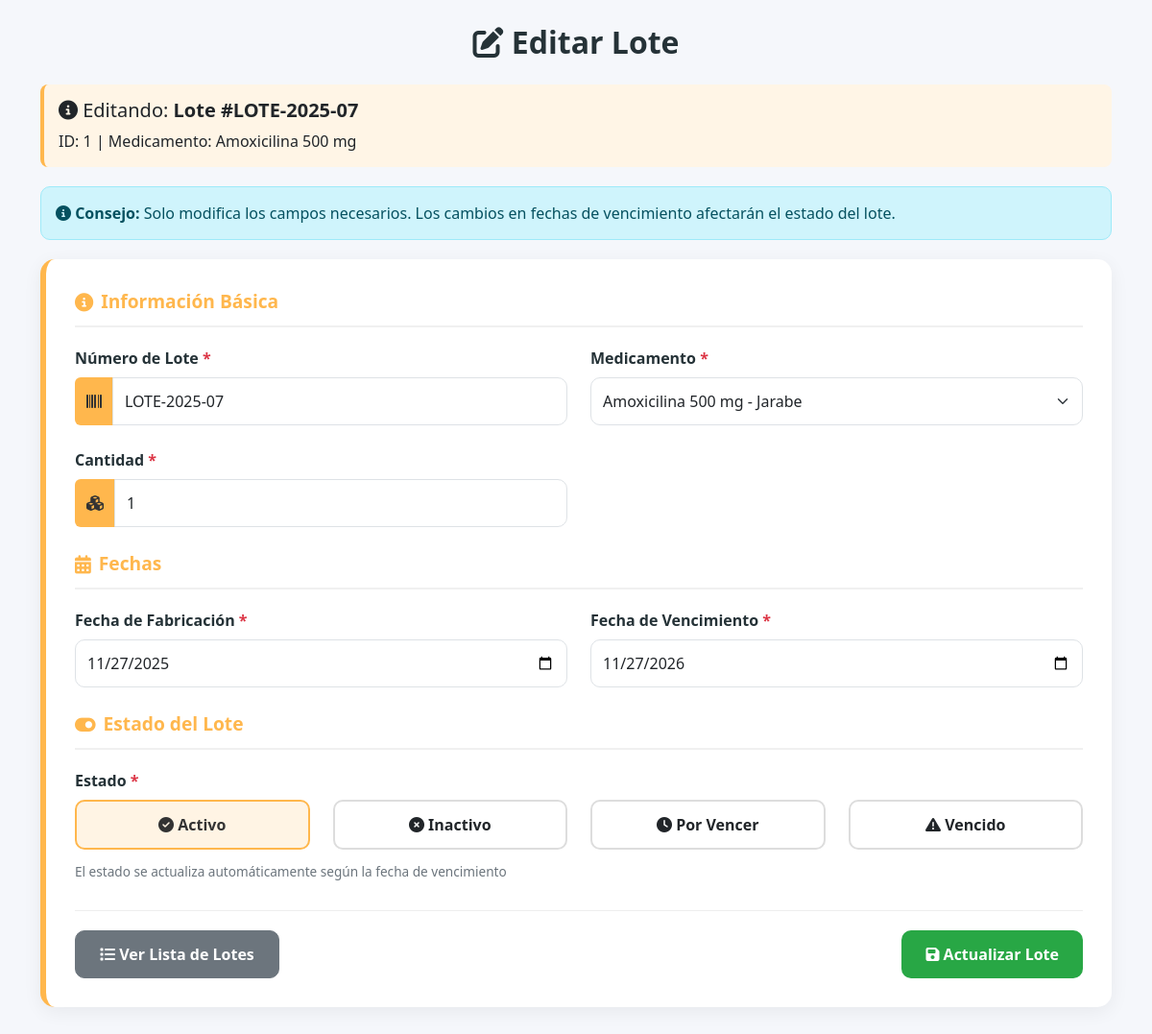
Screenshot of /farmacia/lotes/editar/1/ (signed in) with the database file from the repository.
### farmacia_app/models.py (models this page shows, shortened)
class Lote(models.Model):
    id_lote = models.AutoField(primary_key=True)
    cantidad = models.IntegerField()
    numero_lote = models.CharField(max_length=100)
    fecha_fabricacion = models.DateField(blank=True, null=True)
    fecha_vencimiento = models.DateField(blank=True, null=True)
    estado = models.CharField(max_length=50, blank=True, null=True)
    id_factura_compra = models.ForeignKey(FacturaCompra, on_delete=models.CASCADE, db_column='id_factura_compra', blank=True, null=True)
    id_medicamento = models.ForeignKey(Medicamento, on_delete=models.CASCADE, db_column='id_medicamento', blank=True, null=True)
    class Meta:
        db_table = 'Lote'

class Medicamento(models.Model):
    ESTADOS = [
        (1, 'Activo'),
        (0, 'Inactivo'),
    ]
    id_medicamento = models.AutoField(primary_key=True)
    id_factura_compra = models.ForeignKey(
        FacturaCompra,
        on_delete=models.SET_NULL,
        db_column='id_factura_compra',
        blank=True,
        null=True
    )
    nombre_generico = models.CharField(max_length=255)
    fecha_caducidad = models.DateField(blank=True, null=True)
    cantidad = models.IntegerField(default=0)
    contra_indicaciones = models.TextField(blank=True, null=True)
    dosis = models.CharField(max_length=100, blank=True, null=True)
    cod_laboratorio = models.CharField(max_length=50, blank=True, null=True)
    registro_sanitario = models.CharField(max_length=100, blank=True, null=True)
    precauciones = models.TextField(blank=True, null=True)
    presentacion = models.CharField(max_length=100, blank=True, null=True)
    precio_unitario = models.DecimalField(max_digits=10, decimal_places=2, blank=True, null=True)
    stock_minimo = models.IntegerField(default=10)
    via_administracion = models.CharField(max_length=100, blank=True, null=True)
    requiere_receta = models.BooleanField(default=False)
    estado = models.IntegerField(choices=ESTADOS, default=1)
    fecha_registro = models.DateField(blank=True, null=True)
    class Meta:
        db_table = 'Medicamento'

### farmacia_app/views.py (the view)
# urls.py: path('lotes/editar/<int:id_lote>/', login_required(views.lote_edit), name='lote_edit'),
def lote_edit(request, id_lote):
    lote = get_object_or_404(Lote, pk=id_lote)
    print(f"=== EDITANDO LOTE ID: {id_lote} ===")
    print(f"Número lote: {lote.numero_lote}")
    print(f"Cantidad: {lote.cantidad}")
    print(f"Estado: {lote.estado}")
    if request.method == 'POST':
        form = LoteForm(request.POST, instance=lote)
        print("=== DATOS DEL FORMULARIO (POST) ===")
        for key, value in request.POST.items():
            print(f"{key}: {value}")
        if form.is_valid():
            lote_actualizado = form.save(commit=False)
            if lote_actualizado.cantidad is None:
                lote_actualizado.cantidad = 0
            if not lote_actualizado.numero_lote:
                lote_actualizado.numero_lote = "SIN-LOTE"
            if not lote_actualizado.estado:
                lote_actualizado.estado = "DESCONOCIDO"
            lote_actualizado.save()
            return redirect('lote_list')
        else:
            print("=== ERRORES DEL FORMULARIO ===")
            print(form.errors)
    else:
        form = LoteForm(instance=lote)
        print("=== FORMULARIO CARGADO (GET) ===")
    medicamentos = Medicamento.objects.all()
    return render(request, 'lote/edit.html', {
        'form': form,
        'lote': lote,
        'medicamentos': medicamentos  # Añadir al contexto
    })

### farmacia_app/templates/lote/edit.html (shortened to what this page needs)
<!DOCTYPE html>
<html lang="es">
<head>
    <link href="https://cdn.jsdelivr.net/npm/bootstrap@5.3.0/dist/css/bootstrap.min.css" rel="stylesheet">
    <link rel="stylesheet" href="https://cdnjs.cloudflare.com/ajax/libs/font-awesome/6.4.0/css/all.min.css">
</head>
<body>
<div class="container mb-5">
    <h2 class="page-title fade-in"><i class="fa-solid fa-edit"></i> Editar Lote</h2>
    <div class="current-info fade-in">
        <h5><i class="fas fa-info-circle"></i> Editando: <strong>Lote #{{ lote.numero_lote }}</strong></h5>
        <p class="mb-0">ID: {{ lote.id_lote }} | Medicamento: {{ lote.id_medicamento.nombre_generico }}</p>
    </div>
    <div class="alert alert-info alert-custom fade-in">
        <i class="fas fa-info-circle"></i> <strong>Consejo:</strong> Solo modifica los campos necesarios. Los cambios en fechas de vencimiento afectarán el estado del lote.
    </div>
    <form method="POST" id="loteForm" class="fade-in">
        <div class="form-container">
            <div class="section-title"><i class="fa-solid fa-info-circle"></i> Información Básica</div>
            <div class="row mb-4">
                <div class="col-md-6">
                    <label class="form-label required">Número de Lote</label>
                    <div class="input-group">
                        <span class="input-group-text"><i class="fas fa-barcode"></i></span>
                        <input type="text" id="id_numero_lote" name="numero_lote" class="form-control"
                               value="{{ lote.numero_lote }}" placeholder="Ej: LOTE-2024-001" required>
                    </div>
                </div>
                <div class="col-md-6">
                    <label class="form-label required">Medicamento</label>
                    <select class="form-select" id="id_id_medicamento" name="id_medicamento" required>
                        {% for medicamento in medicamentos %}
                            <option value="{{ medicamento.id_medicamento }}" {% if lote.id_medicamento.id_medicamento == medicamento.id_medicamento %}selected{% endif %}>
                                {{ medicamento.nombre_generico }} - {{ medicamento.presentacion }}
                            </option>
                        {% endfor %}
                    </select>
                </div>
            </div>
            <div class="row mb-4">
                <div class="col-md-6">
                    <label class="form-label required">Cantidad</label>
                    <div class="input-group">
                        <span class="input-group-text"><i class="fas fa-cubes"></i></span>
                        <input type="number" id="id_cantidad" name="cantidad" class="form-control"
                               value="{{ lote.cantidad }}" min="1" required>
                    </div>
                </div>
            </div>
            <div class="section-title"><i class="fa-solid fa-calendar-alt"></i> Fechas</div>
            <div class="row mb-4">
                <div class="col-md-6">
                    <label class="form-label required">Fecha de Fabricación</label>
                    <input type="date" id="id_fecha_fabricacion" name="fecha_fabricacion" class="form-control"
                           value="{{ lote.fecha_fabricacion|date:'Y-m-d' }}" required>
                </div>
                <div class="col-md-6">
                    <label class="form-label required">Fecha de Vencimiento</label>
                    <input type="date" id="id_fecha_vencimiento" name="fecha_vencimiento" class="form-control"
                           value="{{ lote.fecha_vencimiento|date:'Y-m-d' }}" required>
                </div>
            </div>
            <div class="section-title"><i class="fa-solid fa-toggle-on"></i> Estado del Lote</div>
            <div class="mb-4">
                <label class="form-label required">Estado</label>
                <div class="row text-center">
                    <div class="col-md-3 mb-2">
                        <div class="state-option {% if lote.estado == 'Activo' %}active{% endif %}" data-value="Activo">
                            <i class="fa-solid fa-check-circle"></i> Activo
                        </div>
                    </div>
                    <div class="col-md-3 mb-2">
                        <div class="state-option {% if lote.estado == 'Inactivo' %}active{% endif %}" data-value="Inactivo">
                            <i class="fa-solid fa-times-circle"></i> Inactivo
                        </div>
                    </div>
                    <div class="col-md-3 mb-2">
                        <div class="state-option {% if lote.estado == 'Por Vencer' %}active{% endif %}" data-value="Por Vencer">
                            <i class="fa-solid fa-clock"></i> Por Vencer
                        </div>
                    </div>
                    <div class="col-md-3 mb-2">
                        <div class="state-option {% if lote.estado == 'Vencido' %}active{% endif %}" data-value="Vencido">
                            <i class="fa-solid fa-exclamation-triangle"></i> Vencido
                        </div>
                    </div>
                </div>
                <div class="help-text">El estado se actualiza automáticamente según la fecha de vencimiento</div>
            </div>
            <div class="btn-container">
                <a href="{% url 'lote_list' %}" class="btn btn-list">
                    <i class="fas fa-list"></i> Ver Lista de Lotes
                </a>
                <button type="submit" class="btn btn-success">
                    <i class="fa-solid fa-save"></i> Actualizar Lote
                </button>
            </div>
        </div>
    </form>
</div>
</body>
</html>

### farmacia_app/templates/lote/edit.html (style rules this page uses)
:root { --primary: #4a90e2; --secondary: #7fcdbb; --dark: #253237; --light: #f5f7fb; --success: #28a745; --accent: #ffb74d; --danger: #dc3545; }
body { background: var(--light); font-family: "Segoe UI", sans-serif; padding-bottom: 30px; }
.page-title { margin: 25px 0; text-align: center; color: var(--dark); font-weight: 800; font-size: 2rem; }
.form-container { background: white; border-radius: 15px; padding: 30px; margin-bottom: 25px; box-shadow: 0 5px 20px rgba(0,0,0,0.06); border-left: 6px solid var(--accent); }
.section-title { font-size: 1.2rem; font-weight: 700; color: var(--accent); margin-bottom: 20px; display: flex; align-items: center; gap: 8px; padding-bottom: 10px; border-bottom: 2px solid #f0f0f0; }
.form-label { font-weight: 600; color: var(--dark); }
.required::after { content: " *"; color: var(--danger); }
.input-group-text { background: var(--accent); border: none; color: #333; }
.form-control, .form-select { border-radius: 10px; padding: 12px; }
.btn-success { padding: 12px 25px; border-radius: 10px; font-weight: 600; background: var(--success); border: none; }
.btn-list { background-color: #6c757d; border-color: #6c757d; color: white; padding: 12px 25px; border-radius: 10px; font-weight: 600; }
.state-option { padding: 12px; border-radius: 10px; border: 2px solid #ddd; cursor: pointer; transition: .3s; text-align: center; font-weight: 600; }
.state-option.active { background: rgba(255, 183, 77, 0.15); border-color: var(--accent); color: #333; }
.help-text { font-size: 0.85rem; color: #6c757d; margin-top: 5px; }
.alert-custom { border-radius: 10px; padding: 15px; margin-bottom: 20px; }
.current-info { background-color: #fff5e6; padding: 15px; border-radius: 8px; margin-bottom: 20px; border-left: 4px solid var(--accent); }
.btn-container { display: flex; justify-content: space-between; margin-top: 30px; padding-top: 20px; border-top: 1px solid #eee; }
.fade-in { animation: fadeIn 0.5s ease-in; }

### rows the page displays
Lote: numero_lote "LOTE-2025-07", id_lote "1", id_medicamento.nombre_generico "Amoxicilina 500 mg", id_medicamento "Amoxicilina 500 mg - Jarabe", cantidad "1", fecha_fabricacion "11/27/2025", fecha_vencimiento "11/27/2026"
